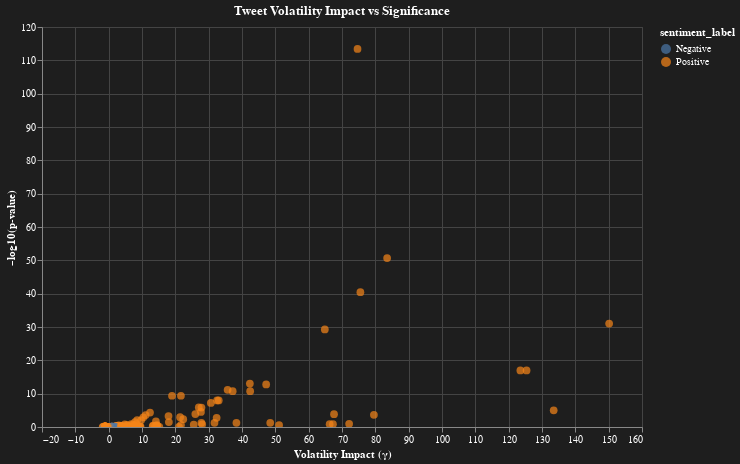

The notebook cell saved with this chart:
### Markdown cell above
### Volcano Plot – γ vs –log(p-value)

#### What it shows
Which tweets are strongly impactful (high γ) and statistically significant (low p).

#### Why it matters
Helps visually surface high-confidence volatility drivers.

### Code cell
viz_df['neglog_p'] = -np.log10(viz_df['pvalue'])

volcano = alt.Chart(viz_df).mark_circle(size=60).encode(
    x=alt.X('gamma:Q', title='Volatility Impact (γ)'),
    y=alt.Y('neglog_p:Q', title='–log10(p-value)'),
    color=alt.Color('sentiment_label:N'),
    tooltip=['handle', 'tweet_id', 'ticker', 'gamma', 'pvalue', 'sentiment_label']
).properties(
    title='Tweet Volatility Impact vs Significance',
    width=600,
    height=400
).interactive()

volcano

### Figure 1 — Vega-Lite specification as saved in the notebook (floating-point values rounded to 4 significant figures; data arrays with more than 128 entries replaced by an {"elided": "..."} marker saying what was removed)
{"config": {"background": "#1e1e1e", "title": {"color": "#ffffff"}, "axis": {"labelColor": "#ffffff", "titleColor": "#ffffff", "gridColor": "#444444"}, "legend": {"labelColor": "#ffffff", "titleColor": "#ffffff"}, "header": {"labelColor": "#ffffff", "titleColor": "#ffffff"}, "view": {"stroke": "#444444"}}, "data": {"name": "data-059cb370b5002341078991c9d220bb23"}, "mark": {"type": "circle", "size": 60}, "encoding": {"color": {"field": "sentiment_label", "type": "nominal"}, "tooltip": [{"field": "handle", "type": "nominal"}, {"field": "tweet_id", "type": "quantitative"}, {"field": "ticker", "type": "nominal"}, {"field": "gamma", "type": "quantitative"}, {"field": "pvalue", "type": "quantitative"}, {"field": "sentiment_label", "type": "nominal"}], "x": {"field": "gamma", "title": "Volatility Impact (γ)", "type": "quantitative"}, "y": {"field": "neglog_p", "title": "–log10(p-value)", "type": "quantitative"}}, "height": 400, "params": [{"name": "param_5", "select": {"type": "interval", "encodings": ["x", "y"]}, "bind": "scales"}], "title": "Tweet Volatility Impact vs Significance", "width": 600, "$schema": "https://vega.github.io/schema/vega-lite/v5.20.1.json", "datasets": {"data-059cb370b5002341078991c9d220bb23": {"elided": "278 records"}}}
